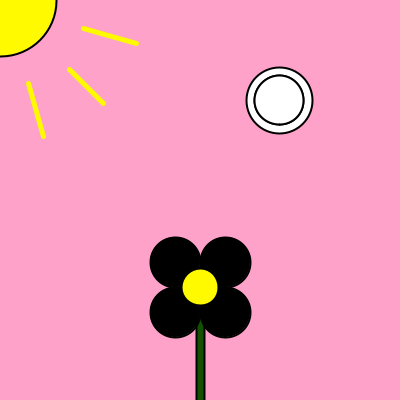
Frame 1 (no input)
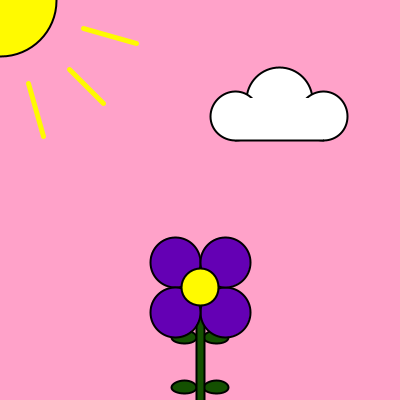
Frame 60 (the mouse pressed at the canvas centre just before this capture)
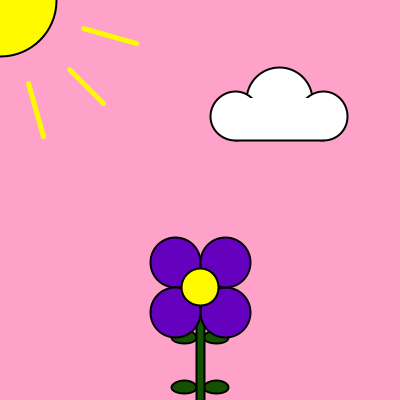
Frame 120 (the mouse held since frame 60 and released just before this capture)

The Processing sketch that drew these frames (run headless with seeded random() and noise(); from frame 60 on, the mouse is pressed at the canvas centre):

// Processing sketch: processing_22017
// ── processing_22017.pde

/*
  Written by K C Tubo
  27 Feb 2011
  
  Position, color and/or size of objects change 
  depending on the hour, minute and/or second. 
  Background color also changes depending on what
  quarter of the day you are in. Colors of objects also
  change depending on which half of the hour you are in.
 */

//petal positions and sizes
float xLeftPetal;
float xRightPetal;
float yTopPetal;
float yBottomPetal;
float wPetal;
float hPetal;

//leaf positions
float xLeftLeaf;
float xRightLeaf;
float yTopLeaf;
float yMidLeaf;
float yBottomLeaf;

//petal colors
int rPetal;
int gPetal;
int bPetal;

int xCloud;
int yCloud;
int wCloud;
int hCloud;
int xRightCloud;
int xLeftCloud;
int ySideCloud;
int wSideCloud;
int hSideCloud;

//background colors
color lightPink = color(255, 162, 201);
color lightBlue = color(182, 237, 237);
color orange = color(255, 166, 0); 
color darkBlue = color(2, 9, 67); 

//sun and flower center colors
color darkYellow = color(255, 250, 0);
color lightYellow = color (255, 255, 100);

//leaves and stem colors
color darkGreen = color(20, 80, 1);
color brightGreen = color(30, 227, 54);

void setup()
{
  size(400, 400);
  smooth();
}

void draw()
{
  
  //background color change depending on time of day
  if (hour() <= 5 && minute() <=59 && second() <= 59)//morning
  {
   background(lightPink);
  }
  else if (hour() <= 11 && minute() <= 59 && second() <= 59)//early afternoon
  {
   background(lightBlue);
  }
  else if (hour() <= 17 && minute() <= 59 && second() <= 59)//late afternoon
  {
   background(orange);
  }
  else //night
  {
   background(darkBlue);
  }
  
  strokeWeight(2);
  stroke(0);
  
   //cloud colors
   if (hour() >= 18)
   {
     if (minute() <= 29)
     {
       fill(75);
     }
     else
     {
       fill(200);
     }
   }
   else 
   {
    if (minute() <= 29)
    {
      fill(255); 
    }
    else
      {
       fill(200); 
      }
   }
   
   //cloud. moves to the right every minute.
   xCloud = width * 2/3;
   yCloud = height/4;
   xRightCloud = xCloud - wCloud * 2/3;
   xLeftCloud = xCloud + wCloud * 2/3;
   ySideCloud = yCloud + hCloud * 1/4; //left and right circles of cloud
   wCloud = width/6;
   hCloud = height/6;
   wSideCloud = wCloud * 3/4; //left and right circles of cloud
   hSideCloud = hCloud * 3/4; //left and right circles of cloud
   ellipse(xCloud + minute(), yCloud, wCloud, hCloud); //middle cloud
   ellipse(xLeftCloud + minute(), ySideCloud, wSideCloud, hSideCloud);//left cloud
   ellipse(xRightCloud + minute(), ySideCloud, wSideCloud, hSideCloud); //right cloud
   rectMode(CORNERS);
   noStroke();
   rect(xRightCloud + minute(),
     (yCloud + hCloud * 1/3) - (hSideCloud)/2, //height is a little low to show off curve of circle
      xLeftCloud + minute(), 
     (yCloud + hCloud * 1/4) + (hSideCloud)/2);
   stroke(0);
   line(xRightCloud + minute(), ySideCloud + hSideCloud/2,
      xLeftCloud + minute(), ySideCloud + hSideCloud/2);
      
  //color for leaves and stem
  if (minute() <= 29) //first half hour
  {
    fill(darkGreen);
  }
  else //last half hour
  {
   fill(brightGreen);
  }
  
  //leaves. move up every minute
  xLeftLeaf = width/2 - 16;
  xRightLeaf = width/2 + 16;
  yTopLeaf = height * 7/8 - minute();
  yMidLeaf = height - minute();
  yBottomLeaf = height + (height/8) - minute();
  ellipse(xLeftLeaf, yTopLeaf, wPetal/2, hPetal/4);
  ellipse(xRightLeaf, yTopLeaf, wPetal/2, hPetal/4);
  ellipse(xLeftLeaf, yMidLeaf, wPetal/2, hPetal/4);
  ellipse(xRightLeaf, yMidLeaf, wPetal/2, hPetal/4);
  ellipse(xLeftLeaf, yBottomLeaf, wPetal/2, hPetal/4);
  ellipse(xRightLeaf, yBottomLeaf, wPetal/2, hPetal/4);
  
  //stem. move up with leaves every minute. 
  rectMode(CORNER);
  rect(width/2 - 4, (height*3)/4 - minute(), 8, height);
  
  //color for petals
  ellipseMode(CENTER);
  fill(rPetal, gPetal, bPetal);
  rPetal = 100;
  gPetal = 0;
  if (second() <= 15)
  {
   bPetal = 100 + second() * 10; //red to purple
  }
  else if (second() > 15 && second() <= 30)
  {
   bPetal = 400 - second() * 10;//red to purple
  }
  else if (second() > 30 && second() <= 45)
  {
   bPetal = second() * 10 - 200;//red to purple
  }
  else
  {
   bPetal = 700 - second() * 10; //red to purple
  }
  
  //petals. change color every second. moves up every minute
  xLeftPetal = width/2 - width/16;
  xRightPetal = width/2 + width/16;
  yTopPetal = (height*3)/4 - height/16 - minute();
  yBottomPetal = (height*3)/4 + height/16 - minute();
  wPetal = width/8;
  hPetal = height/8;
  ellipse(xLeftPetal, yTopPetal, wPetal, hPetal);
  ellipse(xRightPetal, yBottomPetal, wPetal, hPetal);
  ellipse(xRightPetal, yTopPetal, wPetal, hPetal);
  ellipse(xLeftPetal, yBottomPetal, wPetal, hPetal);
  

  //yellow colors for flower center
  if (minute() <= 29)//first half hour
  {
    fill(255, 250, 0); //dark yellow
  }
  else //last half hour
  {
    fill(255, 255, 100); //light yellow
  }
 
  //flower center. moves up every minute.
  ellipse(width/2, height * 3/4 - minute(), 
    wPetal * 3/4, hPetal * 3/4);  
    
  //yellow colors for sun (moon only from 18:00 - 23:59)
  if (hour() <= 17 && minute() <= 59 && second() <= 59)
  {
    if (minute() <= 29)//first half hour
    {
      fill(darkYellow);
    }
    else //last half hour
    {
      fill(lightYellow);
    }
  }
  else 
  {
   fill(255);
  } 
  
  //sun. size becomes bigger every hour. 
  ellipse(0, 0, width/4 + hour() * 4, height/4 + hour() * 4);
  
  //yellow colors for sun rays. blends with background at night. 
  if (hour() <= 17 && minute() <= 59 && second() <= 59)
  { 
    if (minute() <= 29)//first half hour
    {
      stroke(darkYellow);
    }
    else //last half hour
    {
      stroke(lightYellow);
    }
  }
  else
  {
   stroke(darkBlue); // blends with night background 
  }
  
  //sunrays. lines move per hour
  strokeWeight(5);
  line(width/4 + hour(), height/4 + hour(),
    width/6 + hour(), height/6 + hour());//middle
  line(width/16 + hour(), height/5 + hour(),
    width/10 + hour(), height/3 + hour());//left
  line(width/5 + hour(), height/16 + hour(),
    width/3 + hour(), height/10 + hour());//right
  line(-width/32 + hour(), height/4 + hour(),
    -width/32 + hour(), height/3 + hour()); 
  line(height/4 + hour(), -width/32 + hour(), 
    height/3 + hour(), -width/32 + hour()); 
}
